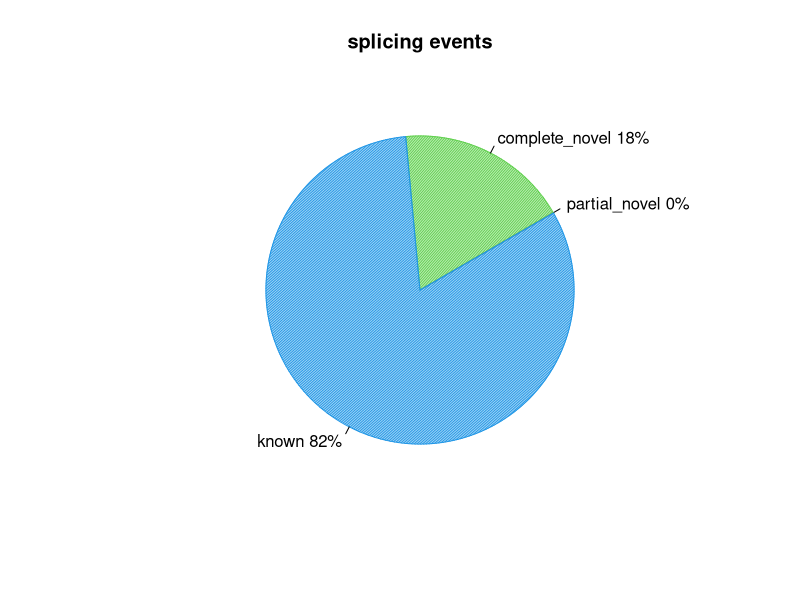
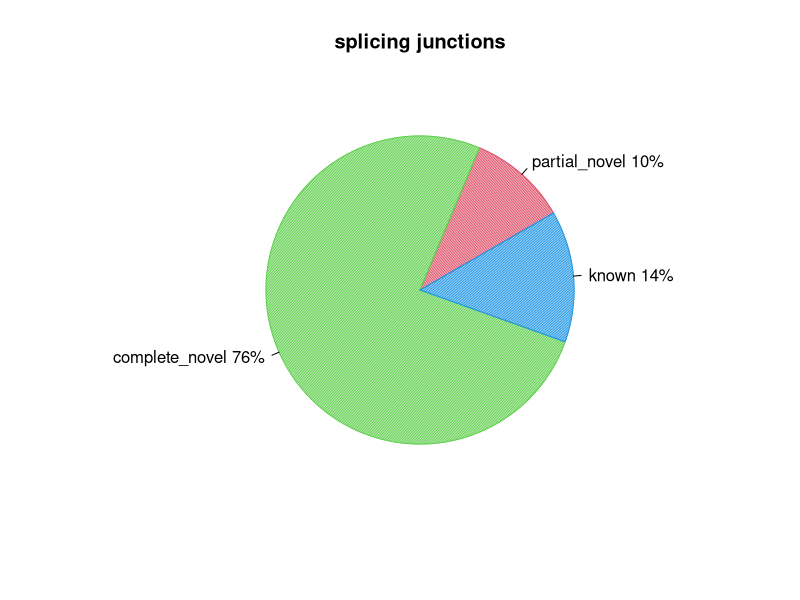

These charts were generated, in order, by the following R code:
pdf("CONTROL_REP3.splice_events.pdf")
events=c(0.05440038684719536,18.09115087040619,81.85444874274661)
pie(events,col=c(2,3,4),init.angle=30,angle=c(60,120,150),density=c(70,70,70),main="splicing events",labels=c("partial_novel 0%","complete_novel 18%","known 82%"))
dev.off()
pdf("CONTROL_REP3.splice_junction.pdf")
junction=c(10.344827586206897,75.86206896551724,13.793103448275861)
pie(junction,col=c(2,3,4),init.angle=30,angle=c(60,120,150),density=c(70,70,70),main="splicing junctions",labels=c("partial_novel 10%","complete_novel 76%","known 14%"))
dev.off()
